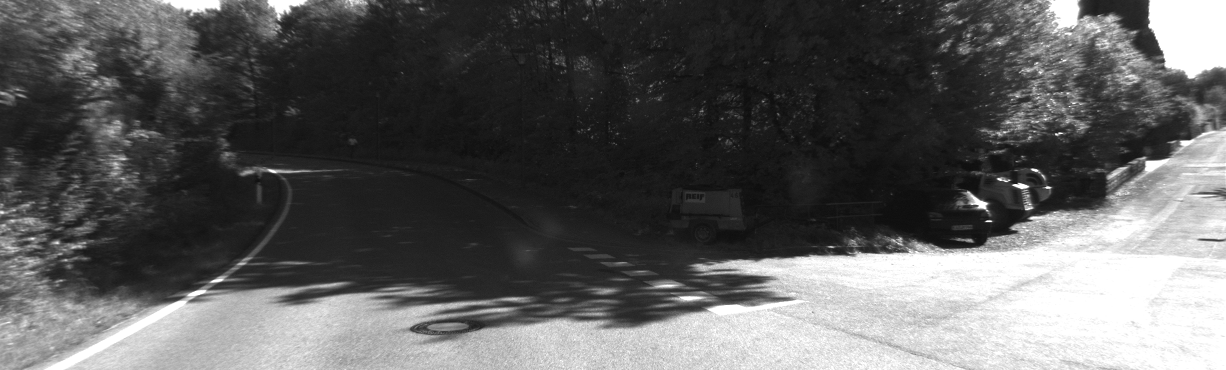
#> input picture Mid-term Report_20221453 황시은/image_0/000000.png, 1226 x 370 px; its folder holds only this picture in this run
$ jupyter execute auto_class_2_BayesianClassifier.ipynb
#> lines starting #> are read from the running program, lines starting #| are printed output that depends on the picture; after the words box and inside, x2 and y2 are one past the last pixel; in counts of white or black regions, pixels touching at a corner belong together
# Bayesian 기반 도로(차선 영역) 분류 예제

이 코드는 2026년 성신여자대학교 자율이동체시스템 수업에서 사용하기 위해 만든 코드입니다. KITTI 데이터셋의 흑백 이미지 프레임을 이용하여 도로 영역(road)과 배경(background)을 구분하는 간단한 Bayesian 분류기를 구현하였습니다. 복잡한 딥러닝 모델 없이도, 픽셀 밝기 분포와 확률 모델만으로 도로를 추정하는 기본적인 아이디어를 이해하는 데 목적이 있습니다.

## 1. 도로 검출

전체적인 동작 과정은 다음과 같습니다.

먼저, 이미지에서 도로가 존재할 가능성이 높은 영역을 사다리꼴 형태로 가정합니다. 이는 카메라 영상에서 도로가 아래쪽에서 넓고 위쪽으로 갈수록 좁아지며, 소실점 방향으로 수렴한다는 기하학적 특성을 이용한 것입니다. 이 영역은 도로 후보(road), 그 외 영역은 배경(background)으로 간주합니다.

그 다음, 각 프레임에 대해 도로 영역과 배경 영역에서 픽셀 밝기 히스토그램을 각각 계산합니다. 이 히스토그램은 “도로일 때 특정 밝기 값이 나올 확률”과 “배경일 때 특정 밝기 값이 나올 확률”을 근사하는 역할을 합니다. 이때 Laplace smoothing을 적용하여 확률이 0이 되는 문제를 방지합니다.

이후 Bayesian 분류 원리를 이용하여 각 픽셀에 대해 다음을 계산합니다.
  - 해당 픽셀이 도로일 확률
  - 해당 픽셀이 배경일 확률

두 값을 비교하여 더 큰 쪽으로 분류하면 MAP (Maximum A Posteriori) 기반 이진 마스크가 생성됩니다.

또한 이 코드는 단일 프레임만 사용하는 것이 아니라, 이전 프레임의 통계 정보를 일정 비율로 유지하면서 현재 프레임과 결합하는 방식으로 시계열 일관성(temporal consistency)을 반영합니다. 이를 통해 프레임 간 노이즈를 줄이고 더 안정적인 결과를 얻을 수 있습니다.

최종적으로 다음과 같은 결과를 생성합니다.
  - mask_XXXXXX.png : 도로(255) / 배경(0)으로 구성된 이진 마스크
  - overlay_XXXXXX.png : 원본 영상 위에 도로 영역을 빨간색으로 표시한 결과
  - prob_XXXXXX.png : 각 픽셀이 도로일 확률을 나타낸 그레이스케일 이미지

이 예제는 차선 검출이나 자율주행 인식에서 사용되는 복잡한 모델의 기초 개념을 이해하기 위한 출발점으로 활용할 수 있으며, 이후 Hough Transform, CNN 기반 segmentation 등으로 확장해 볼 수 있습니다.

[cell 1]
"""
Minimal Bayesian road-vs-background classifier for KITTI grayscale frames.

Assumptions
-----------
- Images are KITTI odometry grayscale frames (image_0) sized 1241x376.
- Road pixels appear mostly in a bottom trapezoid; background near top band.
- Uses 1D intensity histograms with Laplace smoothing to estimate likelihoods.

Usage
-----
    --data-root dataset/sequences/00/image_0 \
    --train-frames 80 \
    --save-frames 10 \
    --out-dir outputs/bayes_road

Outputs
-------
- <out-dir>/mask_XXXXXX.png     : binary MAP mask (road=255, bg=0)
- <out-dir>/overlay_XXXXXX.png  : red overlay of road mask on original frame
- <out-dir>/prob_XXXXXX.png     : grayscale probability map (0-255)
"""
#!/usr/bin/env python3
import argparse
import math
from pathlib import Path
import numpy as np
from PIL import Image
import cv2

def list_frames(data_root: Path) -> list[Path]:
    return sorted(data_root.glob("*.png"))

def get_trapezoid_mask(width: int, height: int, vp_y_rate=0.5, bottom_width_rate=0.9, top_width_rate=0.15):
    """
    소실점을 기준으로 도로 가능성이 높은 사다리꼴 마스크를 생성합니다.
    """
    mask = np.zeros((height, width), dtype=np.uint8)

    vp_y = int(height * vp_y_rate)  # 소실점 높이 (일반적으로 지평선 부근)

    # 사다리꼴 네 꼭짓점 정의
    p1 = [int(width * (0.5 - top_width_rate)), vp_y]
    p2 = [int(width * (0.5 + top_width_rate)), vp_y]
    p3 = [int(width * (0.5 + bottom_width_rate/2)), height]
    p4 = [int(width * (0.5 - bottom_width_rate/2)), height]

    pts = np.array([p1, p2, p3, p4], np.int32)
    cv2.fillPoly(mask, [pts], 1)
    return mask

def accumulate_weighted_histogram(img: np.ndarray, mask: np.ndarray) -> np.ndarray:
    """마스크 영역 내의 픽셀만 사용하여 히스토그램 생성"""
    pixels = img[mask > 0]
    counts = np.bincount(pixels.flatten(), minlength=256)
    return counts.astype(np.float64)

def classify_frame(img: np.ndarray, road_p: np.ndarray, bg_p: np.ndarray, prior_road: float) -> tuple[np.ndarray, np.ndarray]:
    """Return MAP mask and probability map for road class."""
    eps = 1e-10  # numerical stability
    log_p_road = np.log(road_p[img] + eps) + math.log(prior_road)
    log_p_bg = np.log(bg_p[img] + eps) + math.log(1 - prior_road)

    logit = log_p_road - log_p_bg
    prob = 1.0 / (1.0 + np.exp(-np.clip(logit, -15, 15)))
    mask = logit > 0
    return mask, prob

def run(
    data_root: Path,
    train_frames: int,
    save_frames: int,
    out_dir: Path,
    prior_road: float,
    alpha: float = 0.8,
    video_path: Path | None = None,
    video_fps: float = 10.0,
    vp_y_rate: float = 0.5,
    bottom_width_rate: float = 0.9,
    top_width_rate: float = 0.15,
    max_frames: int | None = None,
    gif_path: Path | None = None,
    gif_fps: float = 8.0,
):
    """
    alpha: 시계열 일관성 계수 (0.8이면 기존 지식 80%, 새 프레임 20% 반영)
    save_frames: -1 이면 모든 프레임 저장
    video_path: 지정 시 overlay 프레임을 영상으로 기록
    """
#> called with train_frames = 80, save_frames = 10, prior_road = 0.5, alpha = 0.85, video_fps = 10, vp_y_rate = 0.5, bottom_width_rate = 0.9, top_width_rate = 0.15
    frames = list_frames(data_root)
    if not frames:
        raise SystemExit(f"No PNG frames found in {data_root}")

    sample_img = np.array(Image.open(frames[0]), dtype=np.uint8)
#> sample_img is the input picture: shape (370, 1226); min 13, max 255, mean 93.6
    h, w = sample_img.shape

    # 1. 소실점 기반 마스크 생성
    road_mask = get_trapezoid_mask(w, h, vp_y_rate, bottom_width_rate, top_width_rate)
#> in get_trapezoid_mask, `cv2.fillPoly(mask, [pts], 1)`:
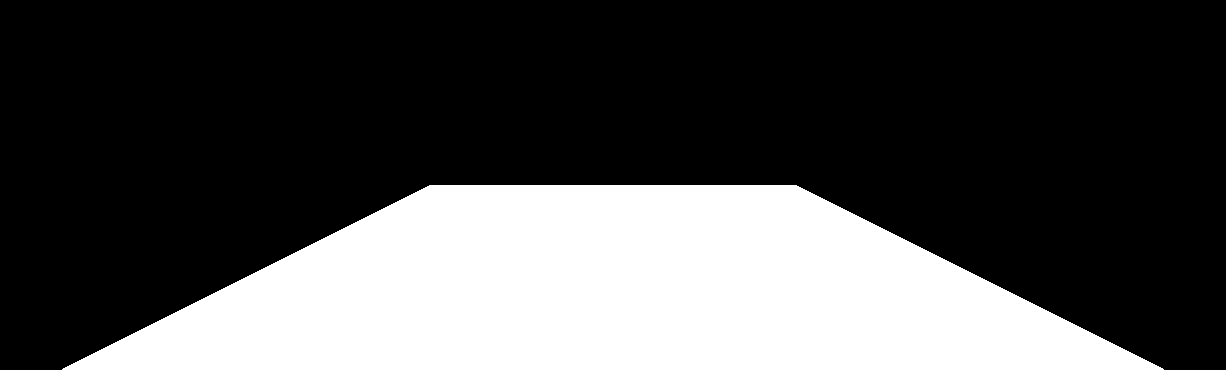
#> mask: shape (370, 1226); values 0 (black) and 1 (white), 30% white; 1 white region, box (x1, y1, x2, y2) and area: (62, 185, 1164, 370) 136158
    bg_mask = 1 - road_mask  # 도로 외 영역은 배경으로 간주

    # 초기 확률 분포 설정 (Laplace smoothing)
    road_p_total = np.ones(256)
    bg_p_total = np.ones(256)

    out_dir.mkdir(parents=True, exist_ok=True)

    limit = len(frames) if max_frames is None else min(max_frames, len(frames))
    max_frames_eval = max(train_frames, limit if save_frames >= 0 else len(frames))
    frames_iter = frames[:max_frames_eval]

    writer = None
    if video_path is not None:
        suffix = video_path.suffix.lower()
        if suffix == ".mp4":
            fourcc = cv2.VideoWriter_fourcc(*"mp4v")
        else:  # default to MJPG/AVI
            fourcc = cv2.VideoWriter_fourcc(*"MJPG")
        writer = cv2.VideoWriter(str(video_path), fourcc, video_fps, (w, h))

    gif_frames: list[Image.Image] = []

    for idx, path in enumerate(frames_iter):
        img = np.array(Image.open(path), dtype=np.uint8)

        # 2. 현재 프레임의 히스토그램 추출
        curr_road_counts = accumulate_weighted_histogram(img, road_mask)
#> in accumulate_weighted_histogram, `counts = np.bincount(pixels.flatten(), minlength=256)`: counts = 256 values, max 3831 at index 255, min 0 at index 0, mean 531.9
#> curr_road_counts has the same summary as counts in accumulate_weighted_histogram
        curr_bg_counts = accumulate_weighted_histogram(img, bg_mask)
#> curr_bg_counts = 256 values, max 20104 at index 255, min 0 at index 0, mean 1240.1

        # 3. 시계열 일관성 적용 (이동 평균)
        if idx == 0:
            road_p_total = curr_road_counts + 1
#> road_p_total = 256 values, max 3832 at index 255, min 1 at index 0, mean 532.9
            bg_p_total = curr_bg_counts + 1
#> bg_p_total = 256 values, max 20105 at index 255, min 1 at index 0, mean 1241.1
        else:
            # alpha 가중치를 이용해 이전 분포와 현재 분포를 결합
            road_p_total = alpha * road_p_total + (1 - alpha) * (curr_road_counts + 1)
            bg_p_total = alpha * bg_p_total + (1 - alpha) * (curr_bg_counts + 1)

        # 정규화하여 확률 밀도 함수 생성
        road_p = road_p_total / road_p_total.sum()
#> road_p = 256 values, max 0.0281 at index 255, min 7.33e-06 at index 0, mean 0.00391
        bg_p = bg_p_total / bg_p_total.sum()
#> bg_p = 256 values, max 0.0633 at index 255, min 3.15e-06 at index 0, mean 0.00391

        # 4. 분류 및 저장 (save_frames 이내 혹은 영상 필요 시)
        should_save = (save_frames < 0 or idx < save_frames or writer is not None) and (max_frames is None or idx < max_frames)
        if should_save:
            mask, prob = classify_frame(img, road_p, bg_p, prior_road)
#> in classify_frame, `log_p_road = np.log(road_p[img] + eps) + math.log(prior_road)`:
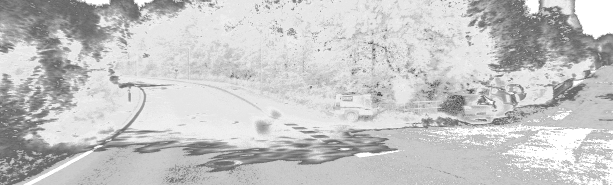
#> log_p_road: shape (370, 1226) float64 (shown at 1/2 size); min -10.91, max -4.27, mean -5.75; drawn with min black and max white
#> in classify_frame, `log_p_bg = np.log(bg_p[img] + eps) + math.log(1 - prior_road)`:
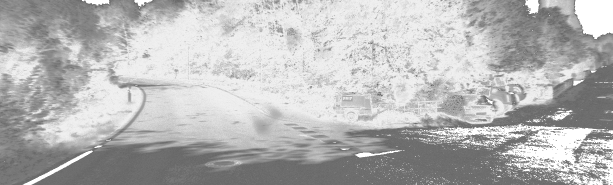
#> log_p_bg: shape (370, 1226) float64 (shown at 1/2 size); min -11.06, max -3.45, mean -5.61; drawn with min black and max white
#> in classify_frame, `logit = log_p_road - log_p_bg`:
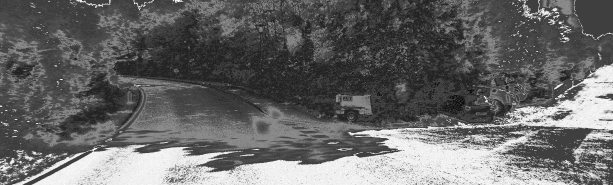
#> logit: shape (370, 1226) float64 (shown at 1/2 size); min -1.87, max 2.36, mean -0.144; drawn with min black and max white
#> in classify_frame, `mask = logit > 0`:
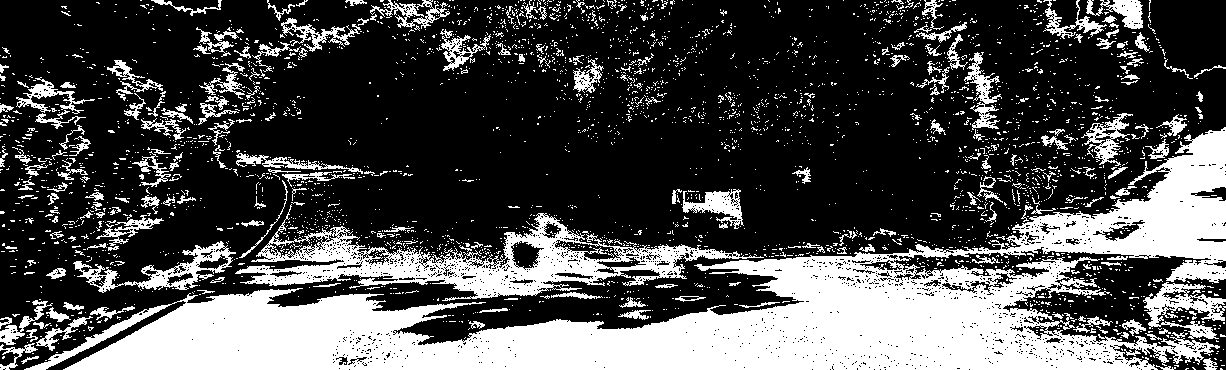
#> mask: shape (370, 1226) bool; 30.1% white; 3249 white regions (3016 under 20 px), largest, box (x1, y1, x2, y2) and area: (24, 127, 1226, 370) 84794, (235, 204, 764, 301) 13686, (73, 241, 236, 293) 2132

            stem = path.stem
            Image.fromarray((mask.astype(np.uint8) * 255)).save(out_dir / f"mask_{stem}.png")
            prob_img = np.clip(prob * 255, 0, 255).astype(np.uint8)
            Image.fromarray(prob_img).save(out_dir / f"prob_{stem}.png")

            overlay = np.stack([img, img, img], axis=-1)
            overlay[mask, 0] = 255  # 도로 영역 빨간색 강조
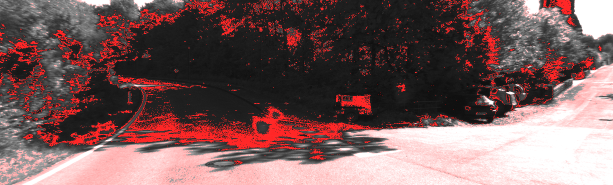
#> overlay: shape (370, 1226, 3) (shown at 1/2 size); mean of channels 0, 1, 2 122.3, 93.6, 93.6; drawn as R, G, B
            overlay[mask, 1:] = (overlay[mask, 1:] * 0.3).astype(np.uint8)
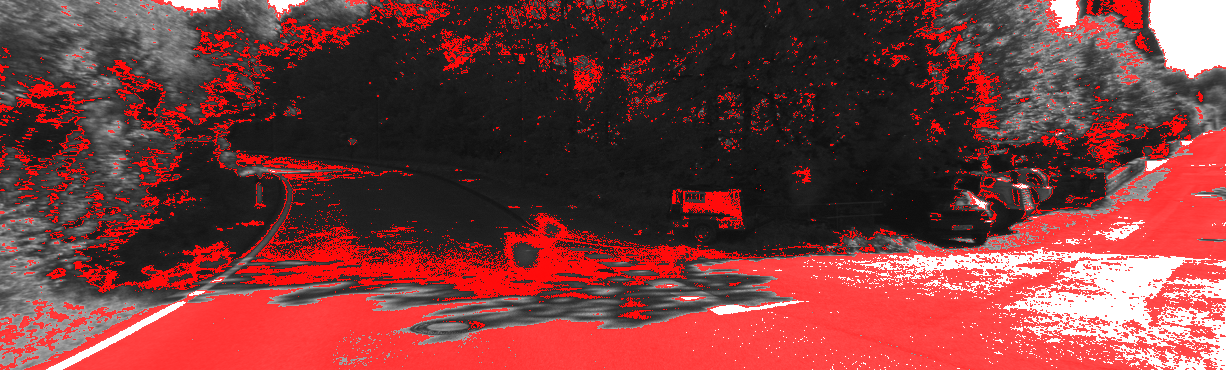
#> overlay: shape (370, 1226, 3); mean of channels 0, 1, 2 122.3, 59.8, 59.8; drawn as R, G, B
            Image.fromarray(overlay).save(out_dir / f"overlay_{stem}.png")

            if writer is not None:
                writer.write(cv2.cvtColor(overlay, cv2.COLOR_RGB2BGR))

            if gif_path is not None:
                gif_frames.append(Image.fromarray(overlay))

            print(f"Processed {stem} with temporal consistency")

    if writer is not None:
        writer.release()

    if gif_path is not None and gif_frames:
        duration_ms = int(1000 / gif_fps)
        gif_frames[0].save(
            gif_path,
            save_all=True,
            append_images=gif_frames[1:],
            duration=duration_ms,
            loop=0,
        )

if __name__ == "__main__":
    parser = argparse.ArgumentParser()
    parser.add_argument("--data-root", type=Path, default=Path("dataset/sequences/00/image_0"))
    parser.add_argument("--train-frames", type=int, default=80)
    parser.add_argument("--save-frames", type=int, default=10, help="frames to save; -1 for all")
    parser.add_argument("--out-dir", type=Path, default=Path("outputs/bayes_road_advanced"))
    parser.add_argument("--prior-road", type=float, default=0.5)
    parser.add_argument("--alpha", type=float, default=0.85, help="Temporal consistency weight")
    parser.add_argument("--video-path", type=Path, default=None, help="if set, write overlay video here")
    parser.add_argument("--video-fps", type=float, default=10.0)
    parser.add_argument("--vp-y-rate", type=float, default=0.5, help="vanishing point height ratio")
    parser.add_argument("--bottom-width-rate", type=float, default=0.9)
    parser.add_argument("--top-width-rate", type=float, default=0.15)
    parser.add_argument("--max-frames", type=int, default=None, help="process at most this many frames (after sorting)")
    parser.add_argument("--gif-path", type=Path, default=None, help="optional GIF output of overlays")
    parser.add_argument("--gif-fps", type=float, default=8.0)
    args = parser.parse_args()

    run(
        args.data_root,
        args.train_frames,
        args.save_frames,
        args.out_dir,
        args.prior_road,
        args.alpha,
        args.video_path,
        args.video_fps,
        args.vp_y_rate,
        args.bottom_width_rate,
        args.top_width_rate,
        args.max_frames,
        args.gif_path,
        args.gif_fps,
    )

$ run again, on Mid-term Report_20221453 황시은/image_0/000041.png
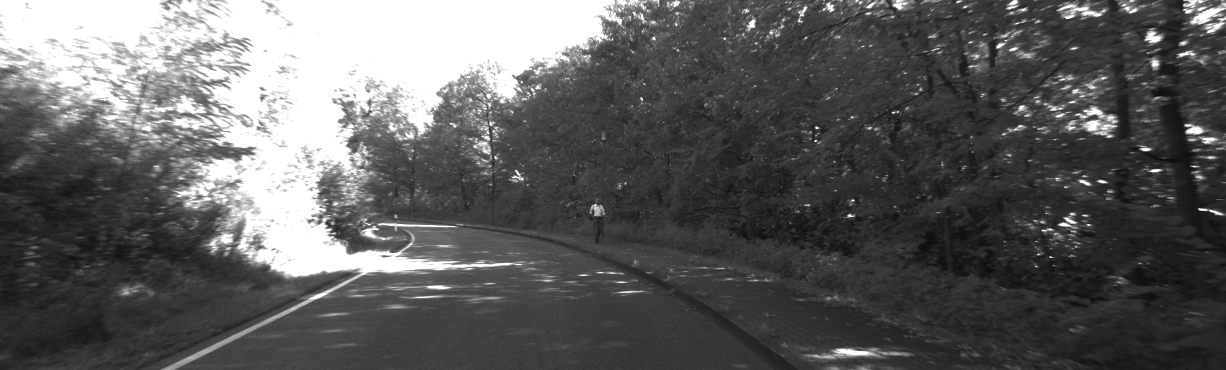
#> input picture Mid-term Report_20221453 황시은/image_0/000041.png, 1226 x 370 px
#> in run, sample_img is the input picture: shape (370, 1226); min 12, max 255, mean 94.3
#> counts = 256 values, max 4167 at index 55, min 0 at index 0, mean 531.9
#> curr_road_counts has the same summary as counts in accumulate_weighted_histogram
#> curr_bg_counts = 256 values, max 51918 at index 255, min 0 at index 0, mean 1240.1
#> road_p_total = 256 values, max 4168 at index 55, min 1 at index 0, mean 532.9
#> bg_p_total = 256 values, max 51919 at index 255, min 1 at index 0, mean 1241.1
#> road_p = 256 values, max 0.0306 at index 55, min 7.33e-06 at index 0, mean 0.00391
#> bg_p = 256 values, max 0.163 at index 255, min 3.15e-06 at index 0, mean 0.00391
#> in classify_frame, `mask = logit > 0`:
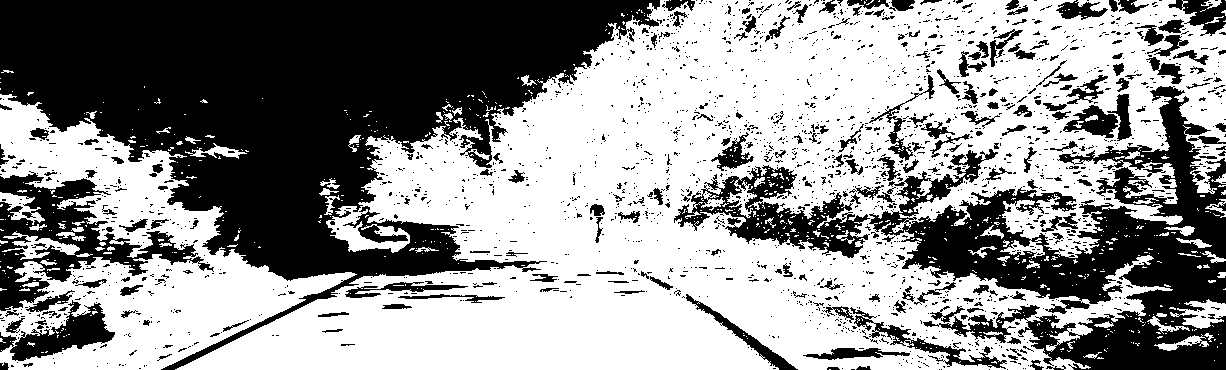
#> mask: shape (370, 1226) bool; 57.6% white; 2106 black regions (1870 under 20 px), largest, box (x1, y1, x2, y2) and area: (0, 0, 660, 370) 104312, (869, 86, 1226, 370) 39170, (0, 171, 214, 311) 9280
#> in run, `overlay[mask, 1:] = (overlay[mask, 1:] * 0.3).astype(np.uint8)`:
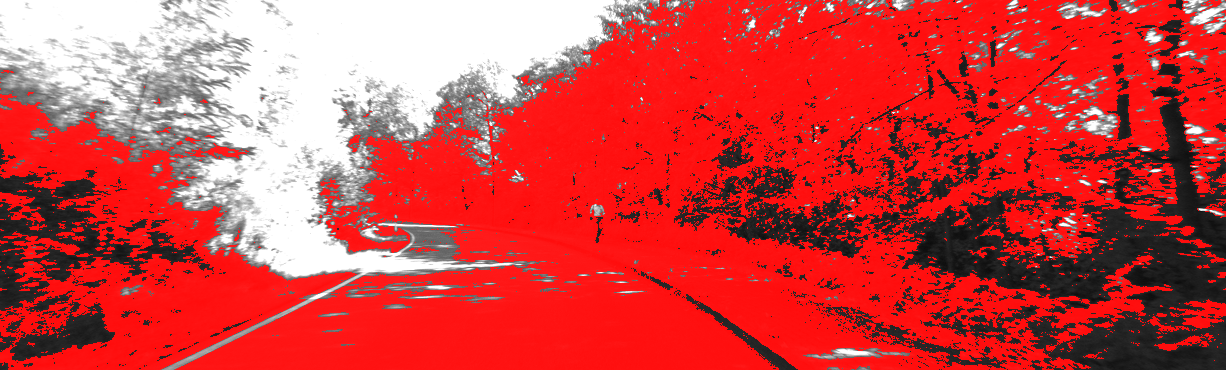
#> overlay: shape (370, 1226, 3); mean of channels 0, 1, 2 206.4, 69.8, 69.8; drawn as R, G, B
